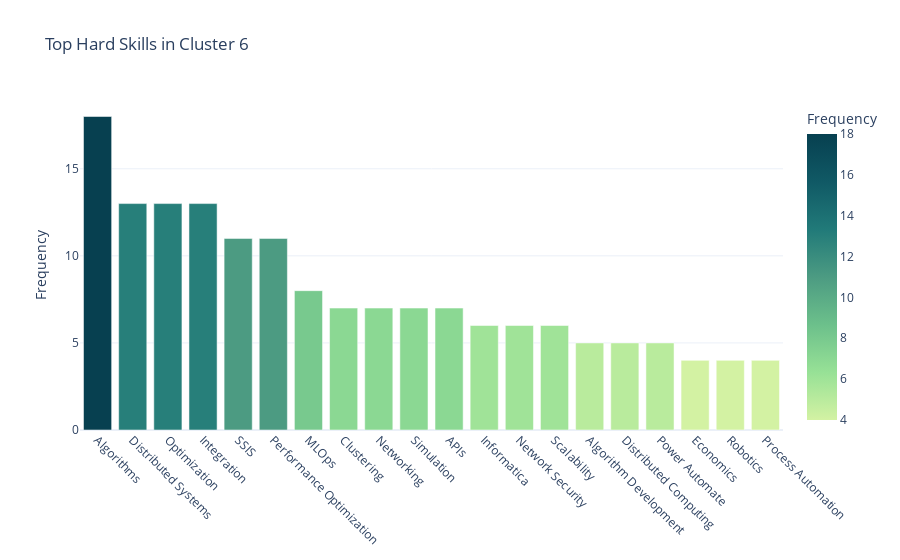
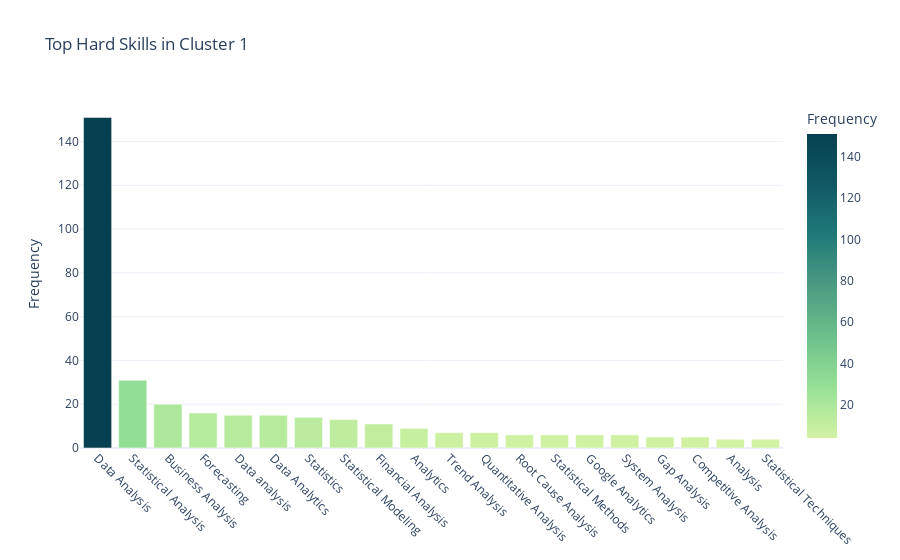
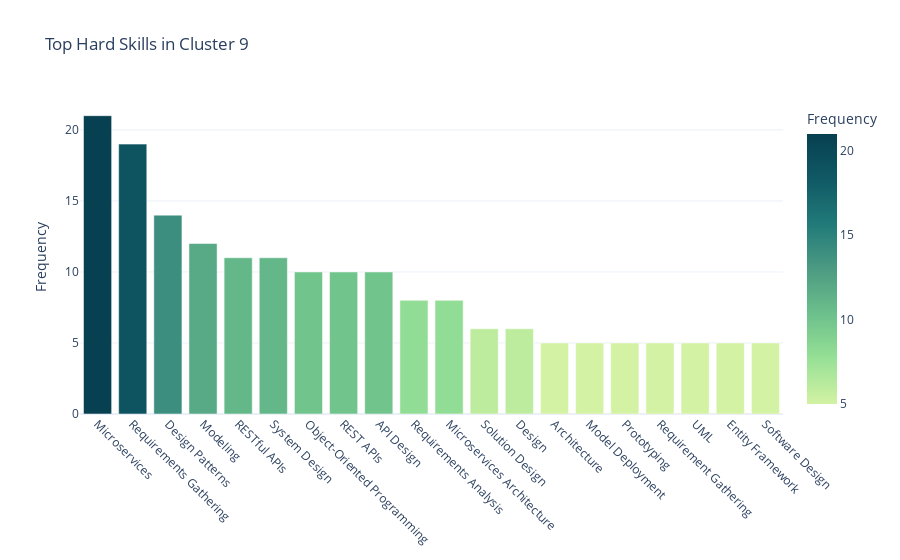
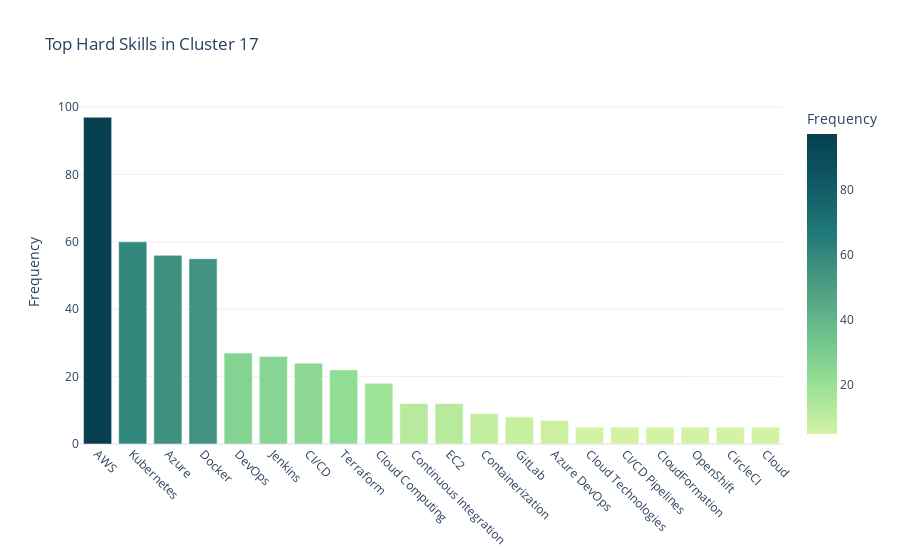

The notebook cell these images were saved under, in order:
### Code cell
# Visualize top items in each cluster
visualize_top_items(hard_skills_top_items, 'Top Hard Skills')

### Figure 1 — Plotly figure (JSON) as saved in the notebook; plotly's stock layout.template omitted (floating-point values rounded to 4 significant figures)
{"data": [{"alignmentgroup": "True", "hovertemplate": "Item=%{x}<br>Frequency=%{marker.color}<extra></extra>", "legendgroup": "", "marker": {"color": [18, 13, 13, 13, 11, 11, 8, 7, 7, 7, 7, 6, 6, 6, 5, 5, 5, 4, 4, 4], "coloraxis": "coloraxis", "pattern": {"shape": ""}}, "name": "", "offsetgroup": "", "orientation": "v", "showlegend": false, "textposition": "auto", "type": "bar", "x": ["Algorithms", "Distributed Systems", "Optimization", "Integration", "SSIS", "Performance Optimization", "MLOps", "Clustering", "Networking", "Simulation", "APIs", "Informatica", "Network Security", "Scalability", "Algorithm Development", "Distributed Computing", "Power Automate", "Economics", "Robotics", "Process Automation"], "xaxis": "x", "y": [18, 13, 13, 13, 11, 11, 8, 7, 7, 7, 7, 6, 6, 6, 5, 5, 5, 4, 4, 4], "yaxis": "y"}], "layout": {"barmode": "relative", "coloraxis": {"colorbar": {"title": {"text": "Frequency"}}, "colorscale": [[0, "rgb(211, 242, 163)"], [0.1667, "rgb(151, 225, 150)"], [0.3333, "rgb(108, 192, 139)"], [0.5, "rgb(76, 155, 130)"], [0.6667, "rgb(33, 122, 121)"], [0.8333, "rgb(16, 89, 101)"], [1, "rgb(7, 64, 80)"]]}, "legend": {"tracegroupgap": 0}, "showlegend": false, "title": {"text": "Top Hard Skills in Cluster 6"}, "xaxis": {"tickangle": 45}, "yaxis": {"anchor": "x", "domain": [0, 1], "title": {"text": "Frequency"}}}}

### Figure 2 — Plotly figure (JSON) as saved in the notebook; plotly's stock layout.template omitted (floating-point values rounded to 4 significant figures)
{"data": [{"alignmentgroup": "True", "hovertemplate": "Item=%{x}<br>Frequency=%{marker.color}<extra></extra>", "legendgroup": "", "marker": {"color": [151, 31, 20, 16, 15, 15, 14, 13, 11, 9, 7, 7, 6, 6, 6, 6, 5, 5, 4, 4], "coloraxis": "coloraxis", "pattern": {"shape": ""}}, "name": "", "offsetgroup": "", "orientation": "v", "showlegend": false, "textposition": "auto", "type": "bar", "x": ["Data Analysis", "Statistical Analysis", "Business Analysis", "Forecasting", "Data analysis", "Data Analytics", "Statistics", "Statistical Modeling", "Financial Analysis", "Analytics", "Trend Analysis", "Quantitative Analysis", "Root Cause Analysis", "Statistical Methods", "Google Analytics", "System Analysis", "Gap Analysis", "Competitive Analysis", "Analysis", "Statistical Techniques"], "xaxis": "x", "y": [151, 31, 20, 16, 15, 15, 14, 13, 11, 9, 7, 7, 6, 6, 6, 6, 5, 5, 4, 4], "yaxis": "y"}], "layout": {"barmode": "relative", "coloraxis": {"colorbar": {"title": {"text": "Frequency"}}, "colorscale": [[0, "rgb(211, 242, 163)"], [0.1667, "rgb(151, 225, 150)"], [0.3333, "rgb(108, 192, 139)"], [0.5, "rgb(76, 155, 130)"], [0.6667, "rgb(33, 122, 121)"], [0.8333, "rgb(16, 89, 101)"], [1, "rgb(7, 64, 80)"]]}, "legend": {"tracegroupgap": 0}, "showlegend": false, "title": {"text": "Top Hard Skills in Cluster 1"}, "xaxis": {"tickangle": 45}, "yaxis": {"anchor": "x", "domain": [0, 1], "title": {"text": "Frequency"}}}}

### Figure 3 — Plotly figure (JSON) as saved in the notebook; plotly's stock layout.template omitted (floating-point values rounded to 4 significant figures)
{"data": [{"alignmentgroup": "True", "hovertemplate": "Item=%{x}<br>Frequency=%{marker.color}<extra></extra>", "legendgroup": "", "marker": {"color": [21, 19, 14, 12, 11, 11, 10, 10, 10, 8, 8, 6, 6, 5, 5, 5, 5, 5, 5, 5], "coloraxis": "coloraxis", "pattern": {"shape": ""}}, "name": "", "offsetgroup": "", "orientation": "v", "showlegend": false, "textposition": "auto", "type": "bar", "x": ["Microservices", "Requirements Gathering", "Design Patterns", "Modeling", "RESTful APIs", "System Design", "Object-Oriented Programming", "REST APIs", "API Design", "Requirements Analysis", "Microservices Architecture", "Solution Design", "Design", "Architecture", "Model Deployment", "Prototyping", "Requirement Gathering", "UML", "Entity Framework", "Software Design"], "xaxis": "x", "y": [21, 19, 14, 12, 11, 11, 10, 10, 10, 8, 8, 6, 6, 5, 5, 5, 5, 5, 5, 5], "yaxis": "y"}], "layout": {"barmode": "relative", "coloraxis": {"colorbar": {"title": {"text": "Frequency"}}, "colorscale": [[0, "rgb(211, 242, 163)"], [0.1667, "rgb(151, 225, 150)"], [0.3333, "rgb(108, 192, 139)"], [0.5, "rgb(76, 155, 130)"], [0.6667, "rgb(33, 122, 121)"], [0.8333, "rgb(16, 89, 101)"], [1, "rgb(7, 64, 80)"]]}, "legend": {"tracegroupgap": 0}, "showlegend": false, "title": {"text": "Top Hard Skills in Cluster 9"}, "xaxis": {"tickangle": 45}, "yaxis": {"anchor": "x", "domain": [0, 1], "title": {"text": "Frequency"}}}}

### Figure 4 — Plotly figure (JSON) as saved in the notebook; plotly's stock layout.template omitted (floating-point values rounded to 4 significant figures)
{"data": [{"alignmentgroup": "True", "hovertemplate": "Item=%{x}<br>Frequency=%{marker.color}<extra></extra>", "legendgroup": "", "marker": {"color": [97, 60, 56, 55, 27, 26, 24, 22, 18, 12, 12, 9, 8, 7, 5, 5, 5, 5, 5, 5], "coloraxis": "coloraxis", "pattern": {"shape": ""}}, "name": "", "offsetgroup": "", "orientation": "v", "showlegend": false, "textposition": "auto", "type": "bar", "x": ["AWS", "Kubernetes", "Azure", "Docker", "DevOps", "Jenkins", "CI/CD", "Terraform", "Cloud Computing", "Continuous Integration", "EC2", "Containerization", "GitLab", "Azure DevOps", "Cloud Technologies", "CI/CD Pipelines", "CloudFormation", "OpenShift", "CircleCI", "Cloud"], "xaxis": "x", "y": [97, 60, 56, 55, 27, 26, 24, 22, 18, 12, 12, 9, 8, 7, 5, 5, 5, 5, 5, 5], "yaxis": "y"}], "layout": {"barmode": "relative", "coloraxis": {"colorbar": {"title": {"text": "Frequency"}}, "colorscale": [[0, "rgb(211, 242, 163)"], [0.1667, "rgb(151, 225, 150)"], [0.3333, "rgb(108, 192, 139)"], [0.5, "rgb(76, 155, 130)"], [0.6667, "rgb(33, 122, 121)"], [0.8333, "rgb(16, 89, 101)"], [1, "rgb(7, 64, 80)"]]}, "legend": {"tracegroupgap": 0}, "showlegend": false, "title": {"text": "Top Hard Skills in Cluster 17"}, "xaxis": {"tickangle": 45}, "yaxis": {"anchor": "x", "domain": [0, 1], "title": {"text": "Frequency"}}}}
